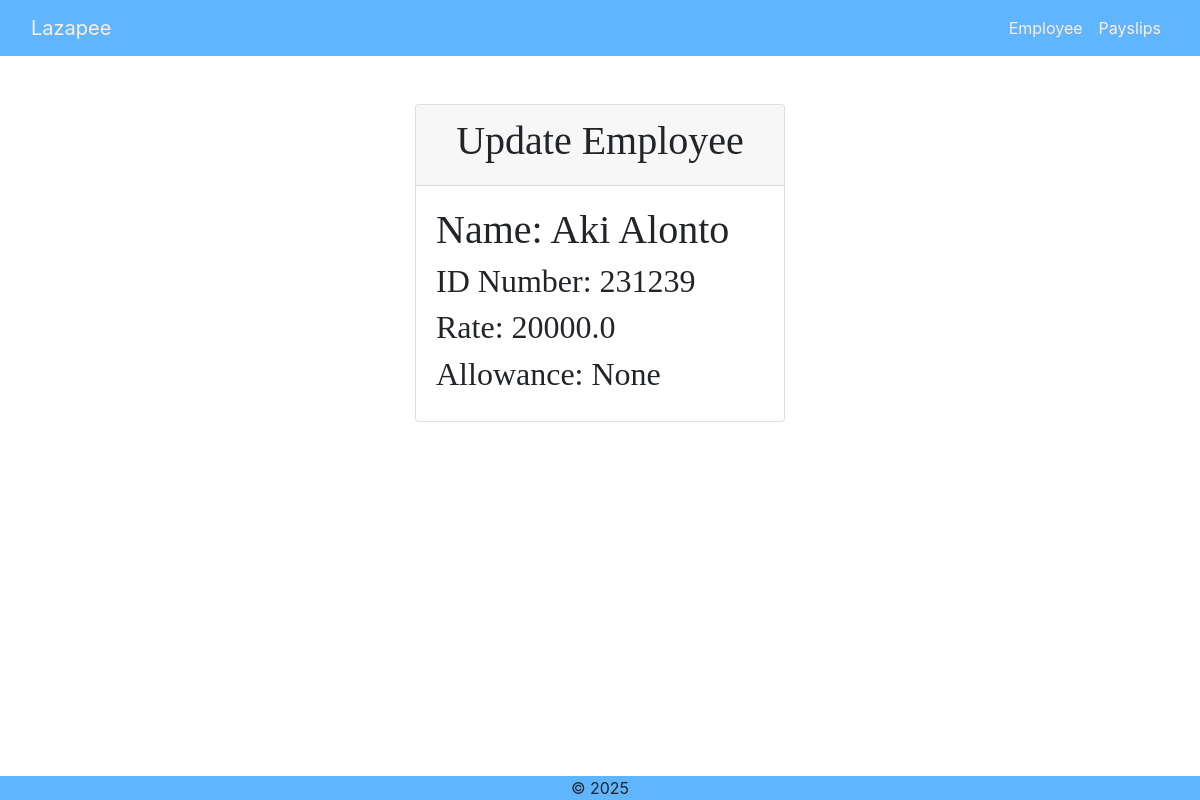
Screenshot of /update_employee/7/ with the database file from the repository.
### payroll_app/models.py (models this page shows, shortened)
class Employee(models.Model):
    name = models.CharField(max_length=50)
    id_number = models.CharField(max_length=20, unique=True)
    rate = models.FloatField()
    overtime_pay = models.FloatField(null=True, blank=True)
    allowance = models.FloatField(null=True, blank=True)
    objects = models.Manager

### payroll_app/views.py (the view)
# urls.py: path('update_employee/<int:pk>/', views.update_employee, name='update_employee'),
def update_employee(request, pk):
    e = get_object_or_404(Employee, pk=pk)
    return render(request, 'payroll_app/update_employee.html', {"e":e})

### payroll_app/templates/payroll_app/update_employee.html (shortened to what this page needs)
{% extends 'payroll_app/base.html' %} {% load static %}
    {% block content %}
    <div class="container-fluid">
      <div class="row">
        <div class="col-4 offset-4 mt-5">
          <div class="card">
            <div class="card-header text-center" style="font-family: 'Gill Sans'">
              <h1>Update Employee</h1>
            </div>
            <div class="card-body" style="font-family: 'Gill Sans'">
              <h1>Name: {{ e.name }}</h1>
              <h2>ID Number: {{ e.id_number }}</h2>
              <h2>Rate: {{ e.rate }}</h2>
              <h2>Allowance: {{ e.allowance }}</h2>
            </div>
          </div>
        </div>
      </div>
    </div>
    {% endblock %}

### rows the page displays
Employee: name "Aki Alonto", id_number "231239", rate "20000.0", allowance "None"
